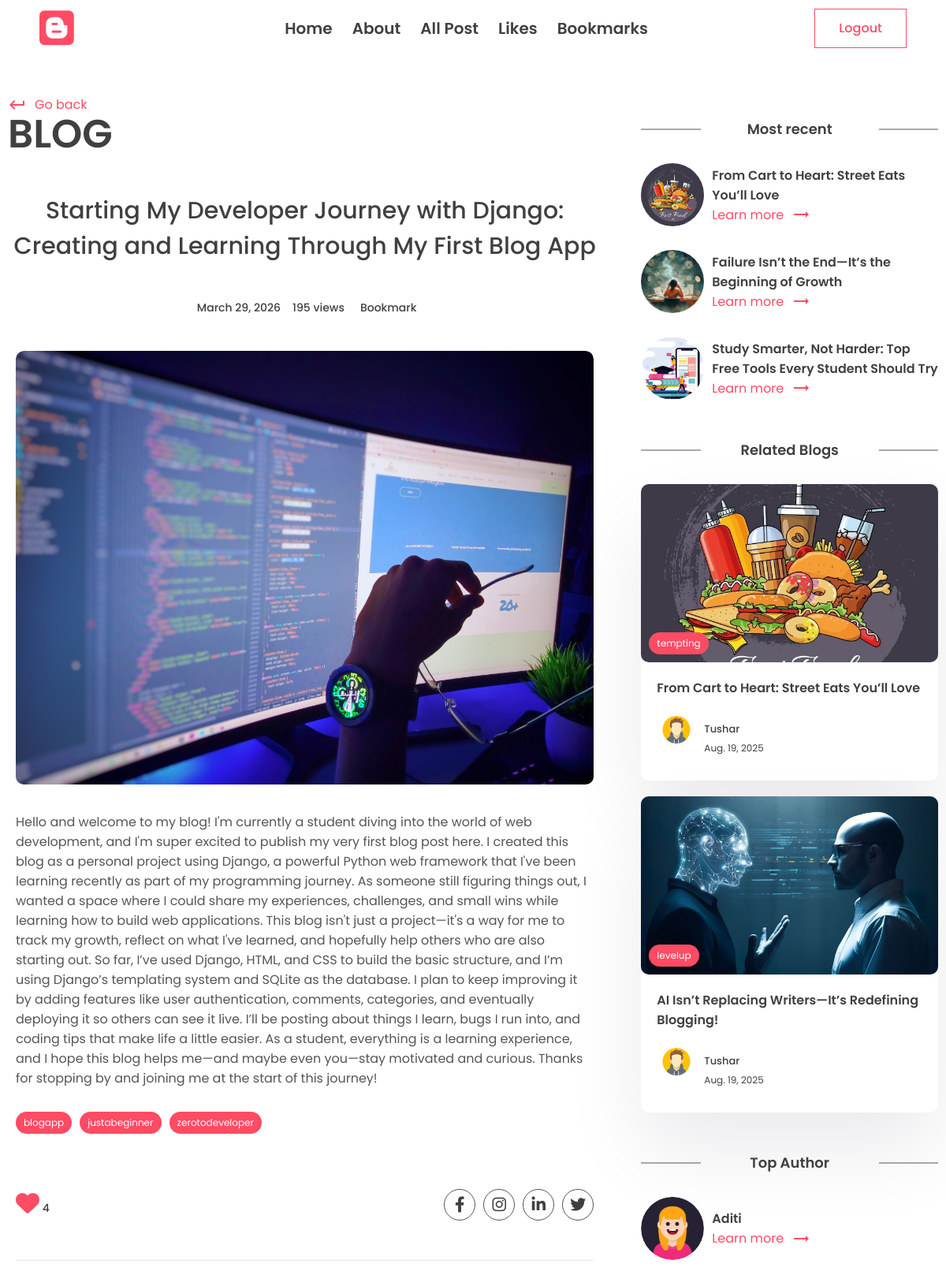
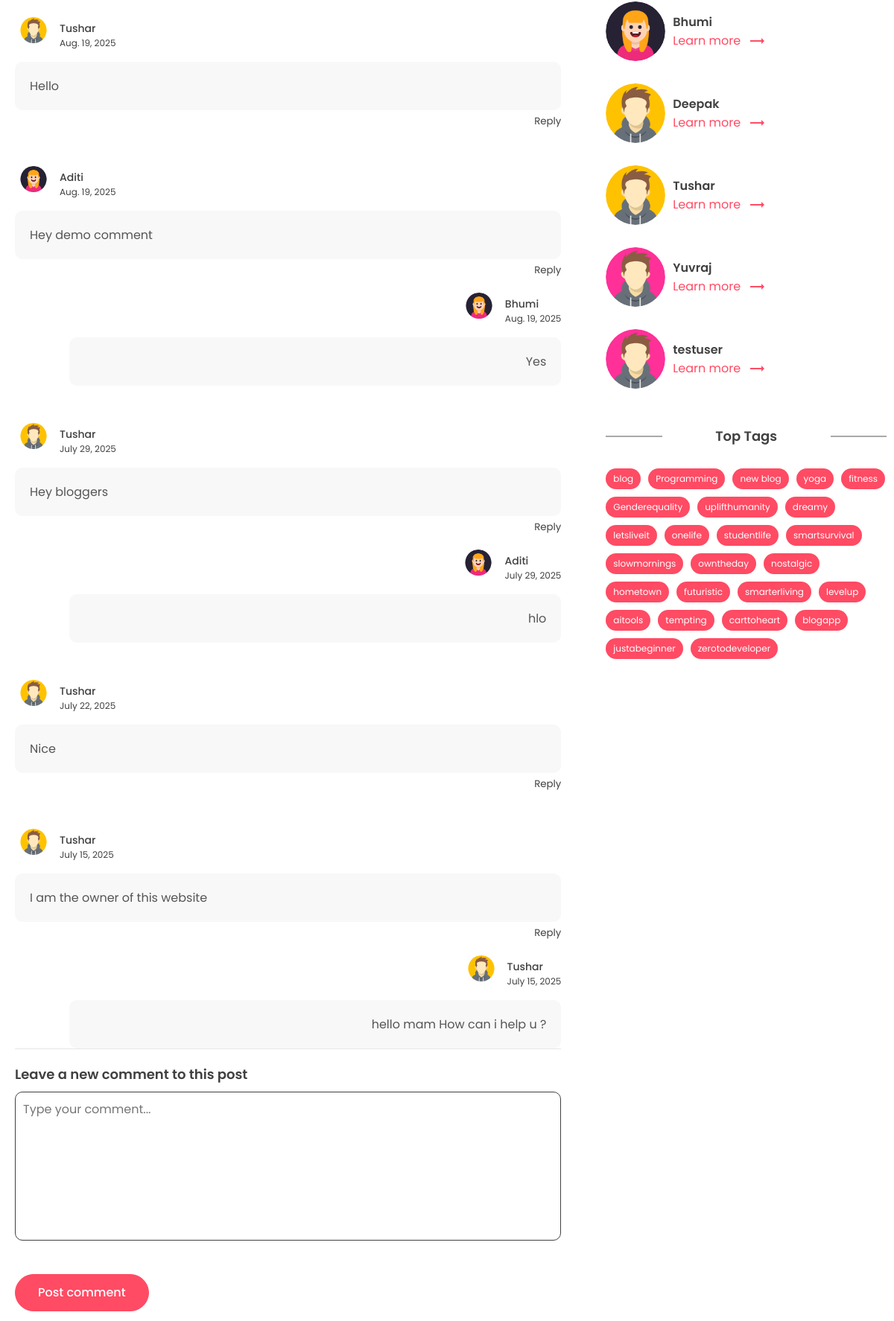
/path/Developer (signed in, upper part), run on the app's committed database (2 pictures, top to bottom).
### app/models.py (models this page shows, shortened)
class Post(models.Model):
    title=models.CharField(max_length=200)
    content=models.TextField()
    last_updated=models.DateTimeField(auto_now=True)
    slug=models.SlugField(max_length=200,unique=True)
    image=models.ImageField(null=True,blank=True,upload_to="images/")
    tags=models.ManyToManyField(Tag,blank=True,related_name='post')
    view_count=models.IntegerField(null=True,blank=True)
    is_featured=models.BooleanField(default=False)
    author=models.ForeignKey(User,on_delete=models.CASCADE,null=True,blank=True)
    bookmarks=models.ManyToManyField(User,related_name="bookmarks",default=None,blank=True)
    likes=models.ManyToManyField(User,related_name="post_like",default=None,blank=True)
    def number_of_likes(self):
      return self.likes.count()

class Tag(models.Model):
    name=models.CharField(max_length=100)
    description=models.CharField(max_length=100)
    slug=models.SlugField(max_length=200,unique=True)

class Comments(models.Model):
    content=models.TextField()
    date=models.DateTimeField(auto_now=True)
    post=models.ForeignKey(Post,on_delete=models.CASCADE)
    author=models.ForeignKey(User,on_delete=models.CASCADE)
    parent=models.ForeignKey('self',on_delete=models.CASCADE,null=True,blank=True,related_name='replies')

class Profile(models.Model):
    user=models.OneToOneField(User,on_delete=models.CASCADE)
    profile_image=models.ImageField(null=True,blank=True,upload_to="images/")
    slug=models.SlugField(unique=True,max_length=200)
    bio=models.CharField(max_length=200)

### app/views.py (the view, shortened to what this page needs)
# urls.py: path('path/<slug:slug>',views.post_page,name='post_page'),
@login_required(login_url='register')
def post_page(request,slug):
    post=Post.objects.get(slug=slug)
    comments=Comments.objects.filter(post=post,parent=None).order_by('-date')
    form=CommentForm()
    bookmarked= False
    if post.bookmarks.filter(id=request.user.id).exists():
      bookmarked=True
    is_bookmarked=bookmarked
    liked= False
    if post.likes.filter(id=request.user.id).exists():
      liked=True
    number_of_likes=post.number_of_likes()
    post_is_liked=liked
    if post.view_count is None:
        post.view_count=1
    else:
        post.view_count=post.view_count+1
    post.save()
    recent_posts=Post.objects.exclude(id=post.id).order_by('-last_updated')[0:3]
    top_authors=User.objects.annotate(number=Count('post')).order_by('-number')
    tags=Tag.objects.all
    related_posts=Post.objects.exclude(id=post.id).filter(author=post.author)[0:3]
    context={'post':post,'form':form,'comments':comments,'is_bookmarked':is_bookmarked,'post_is_liked':post_is_liked,'number_of_likes':number_of_likes,
             'related_posts':related_posts,'tags':tags,'top_authors':top_authors,'recent_posts':recent_posts}
    return render(request,'app/post.html',context)

### app/forms.py
class CommentForm(forms.ModelForm):
    class Meta:
        model=Comments
        fields={'content'}
        widgets={
            'content':forms.Textarea(attrs={'placeholder':'Type your comment...'}),
        }

### app/templates/app/post.html (shortened to what this page needs)
{% extends "base.html" %}
{% block content %}
{% load static %}
      <div class="container">
        <div class="layout">
          <div class="left">
            <div class="page-top">
              <div class="top flex">
                <div class="page-name">
                  <a href="{% url 'index' %}" class="learn">
                    <span class="material-icons"> keyboard_return </span> Go
                    back
                  </a>
                  <h1>Blog</h1>
                </div>
              </div>
            </div>
            <center>
              <div class="typo">
                <h1 class="title blog-title">
                 {{post.title}}
                </h1>
                <div class="timeline">
                  <div class="track">
                    <p class="time">{{post.last_updated | date}}</p>
                  </div>
                  <div class="track">
                    <p class="view-count">{{post.view_count}} view{{post.view_count|pluralize}}</p>
                  </div>
                  <div class="track">
                    {% if user.is_authenticated %}
                    <form action="{% url 'bookmark_post' post.slug %}" method="POST">
                      {% if is_bookmarked %}
                      <button type="submit" class="btn btn-info">
                        <i class="fa-solid fa-bookmark"></i>
                        <p class="bookmark"> Bookmark</p>
                      {% else %}
                      <button type="submit" class="btn btn-info">
                        <p class="bookmark">Bookmark</p>
                      </button>
                      {% endif %}
                    </form>
                    {% endif %}
                  </div>
                </div>
              </div>
            </center>
            <section class="mt">
              <div class="container">
                <div class="blog-post">
                  <div class="post-img blog-img">
                    <img src="{{post.image.url}}" alt="" />
                  </div>
                  <div class="blog-post-content">
                    <p>
                      {{post.content | safe}}
                    </p>
                    <div class="blog-tags">
                      {% for tag in post.tags.all %}
                      <a href="{% url 'tag_page' tag.slug %}" class="tag">{{tag.name}}</a>
                       {% endfor %}
                    </div>
                    <div class="social-share">
                      <div class="reactions">
                        <div class="likes">
                          {% if user.is_authenticated %}
                          <form action="{% url 'like_post' post.slug %}" method="POST">
                            {% if post_is_liked %}
                            <button type="submit">
                          <i class="fa-solid fa-heart"></i> <span>{{number_of_likes}}</span>
                            </button>
                             {% else %}
                            <button type="submit">
                          <i class="uil uil-heart"></i> {{number_of_likes}}</span>
                            </button>
                            {% endif %}
                          </form>
                           {% else %}
                         <a class="track" href="{% url 'login' %}" >
                        <i class="uil uil-heart"></i> <span>{{number_of_likes}}</span>
                         </a><br>
                         {%endif%}
                        </div>
                      </div>
                      <div class="share">
                        <div class="social">
                          <a href="#">
                            <i class="fa-brands fa-facebook-f"></i>
                          </a>
                          <a href="#">
                            <i class="fa-brands fa-instagram"></i>
                          </a>
                          <a href="#">
                            <i class="fa-brands fa-linkedin-in"></i>
                          </a>
                          <a href="#">
                            <i class="fa-brands fa-twitter"></i>
                          </a>
                        </div>
                      </div>
                    </div>
                     {% for comment in comments %}
                    <div class="user-comment">
                      <div class="author">
                        <div class="profile-pic">
                          <img src="{{comment.author.profile.profile_image.url}}" alt="Profile Picture" />
                        </div>
                        <div class="details">
                          <p>{{comment.author.username}}</p>
                        <small>{{comment.date | date}}</small>
                        </div>
                      </div>
                      <div class="comment-sec-main">
                        <div class="comment-sec">
                          <div class="comment">
                            <p>
                           {{comment.content}}
                            </p>
                          </div>
                          <div class="reply">
                            <button onclick="toggleDiv(this)">Reply</button>
                          </div>
                        </div>
                        {% for reply  in comment.replies.all %}
                        <div class="public-reply">
                          <div class="author">
                            <div class="profile-pic">
                              <img src="{{reply.author.profile.profile_image.url}}" alt="Profile Picture" />
                            </div>
                            <div class="details">
                              <p>{{reply.author.username}}</p>
                              <small>{{reply.date | date}}</small>
                            </div>
                          </div>
                          <div class="comment">
                            <p>
                              {{reply.content}}
                            </p>
                          </div>
                        </div>
                        {% endfor %}
                      </div>
                    </div>
                  {% endfor %}
                  </div>
                </div>
                <div class="comment-box">
                  <h3>Leave a new comment to this post</h3>
                  <form method="POST">
                    {{form.content}}
                    <button class="btn btn-primary rounded">
                      Post comment
                    </button>
                  </form>
                </div>
              </div>
            </section>
          </div>
          <div class="right">
            <div class="block">
              <h2 class="title2">Most recent</h2>
              {% for post in recent_posts %}
              <div class="recent-post">
                <div class="rounded-img">
                  <img src="{{post.image.url}}" alt="" />
                </div>
                <div class="recent-content">
                  <h3>
                  {{post.title}}
                  </h3>
                  <a class="learn" href="{% url 'post_page' post.slug %}"
                    >Learn more
                    <span class="material-icons"> trending_flat </span></a
                  >
                </div>
              </div>
              {% endfor %}
            </div>
            <div class="block r-blog">
              <h2 class="title2">Related Blogs</h2>
              {% for post in related_posts %}
              <a href="#">
                <div class="card">
                  <div class="post-img">
                    <img src="{{post.image.url}}" alt="" />
                    <div class="tag">{{post.tags.all.0.name}}</div>
                  </div>
                  <div class="card-content">
                    <h3>
                      {{post.title}}
                    </h3>
                    <div class="author">
                      <div class="profile-pic">
                        <img src="{{post.author.profile.profile_image.url}}" alt="" />
                      </div>
                      <div class="details">
                        <p>{{post.author.first_name}}</p>
                        <small>{{post.last_updated |date}}</small>
                      </div>
                    </div>
                  </div>
                </div>
              </a>
            {% endfor %}
            <div class="block">
              <h2 class="title2">Top Author</h2>
              {% for author in top_authors %}
              <div class="recent-post">
                <div class="rounded-img">
                  <img src="{{author.profile.profile_image.url}}" alt="" />
                </div>
                <div class="recent-content">
                  <h3>
                  {{author.first_name}}
                  </h3>
                  {% if author.profile.slug %}
                  <a class="learn" href="{% url 'author_page' slug=author.profile.slug %}">Learn more
                    <span class="material-icons"> trending_flat </span></a>
                  {% endif %}
                </div>
              </div>
              {% endfor %}
              </div>
            </div>
            <div class="block">
              <h2 class="title2">Top Tags</h2>
              <div class="blog-tags">
                {% for tag in tags %}
                <a class="tag" href="{% url 'tag_page' tag.slug %}">{{tag.name}}</a>
                {% endfor %}
              </div>
            </div>
          </div>
        </div>
      </div>
{% endblock content %}

### data on the page
Post: title "Starting My Developer Journey with Django: Creating and Learning Through My First Blog App", last_updated "March 29, 2026", view_count "195", image (picture), content "Hello and welcome to my blog! I'm currently a student diving into the world of web development, and I'm super excited to publish my very first blog post here. I created this blog as a personal project using Django, a powerful Python web framework that I've been learning recently as part of my programming journey. As someone still figuring things out, I wanted a space where I could share my experiences, challenges, and small wins while learning how to build web applications. This blog isn't just a project—it's a way for me to track my growth, reflect on what I've learned, and hopefully help others who are also starting out. So far, I’ve used Django, HTML, and CSS to build the basic…"
Tag: name "blogapp"
Tag: name "justabeginner"
Tag: name "zerotodeveloper"
Comments: author.profile.profile_image (picture), author.username "Tushar", date "Aug. 19, 2025", content "Hello"
Comments: author.profile.profile_image (picture), author.username "Aditi", date "Aug. 19, 2025", content "Hey demo comment"
Comments: author.profile.profile_image (picture), author.username "Bhumi", date "Aug. 19, 2025", content "Yes"
Comments: author.profile.profile_image (picture), author.username "Tushar", date "July 29, 2025", content "Hey bloggers"
Comments: author.profile.profile_image (picture), author.username "Aditi", date "July 29, 2025", content "hlo"
Comments: author.profile.profile_image (picture), author.username "Tushar", date "July 22, 2025", content "Nice"
Comments: author.profile.profile_image (picture), author.username "Tushar", date "July 15, 2025", content "I am the owner of this website"
Comments: author.profile.profile_image (picture), author.username "Tushar", date "July 15, 2025", content "hello mam How can i help u ?"
Post: image (picture), title "From Cart to Heart: Street Eats You’ll Love", tags.all.0.name "tempting", author.profile.profile_image (picture), author.first_name "Tushar", last_updated "Aug. 19, 2025"
Post: image (picture), title "Failure Isn’t the End—It’s the Beginning of Growth"
Post: image (picture), title "Study Smarter, Not Harder: Top Free Tools Every Student Should Try"
Post: image (picture), tags.all.0.name "levelup", title "AI Isn’t Replacing Writers—It’s Redefining Blogging!", author.profile.profile_image (picture), author.first_name "Tushar", last_updated "Aug. 19, 2025"
Tag: name "blog"
Tag: name "Programming"
Tag: name "new blog"
Tag: name "yoga"
Tag: name "fitness"
Tag: name "Genderequality"
Tag: name "uplifthumanity"
Tag: name "dreamy"
Tag: name "letsliveit"
Tag: name "onelife"
Tag: name "studentlife"
Tag: name "smartsurvival"
Tag: name "slowmornings"
Tag: name "owntheday"
Tag: name "nostalgic"
Tag: name "hometown"
Tag: name "futuristic"
Tag: name "smarterliving"
Tag: name "levelup"
Tag: name "aitools"
Tag: name "tempting"
Tag: name "carttoheart"

### other printed values
{{ number_of_likes }} "4"
{{ author.first_name }} "Aditi"
{{ author.first_name }} "Bhumi"
{{ author.first_name }} "Deepak"
{{ author.first_name }} "Tushar"
{{ author.first_name }} "Yuvraj"
{{ author.first_name }} "testuser"
